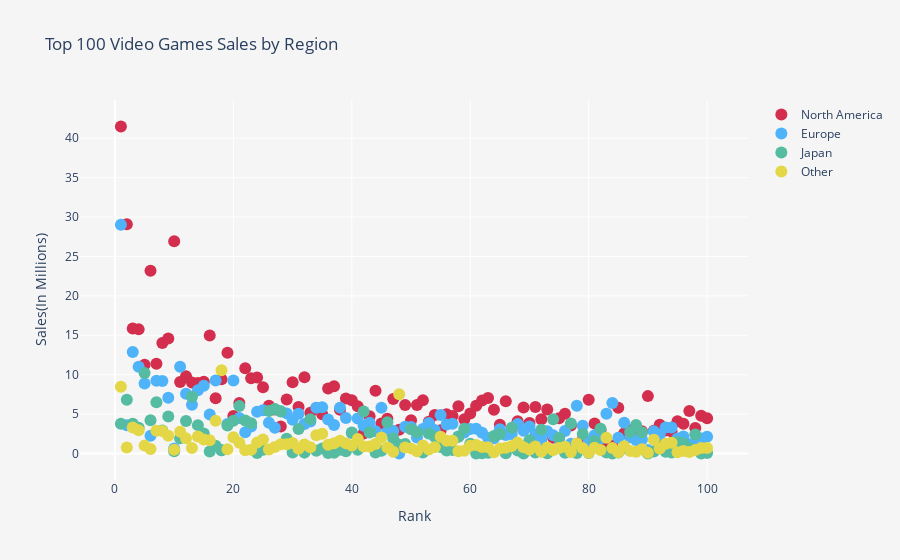

Notebook code for this chart:
### Code cell
import plotly.express as px

top100_games = df.head(100)

fig = go.Figure()

regions = ['NA_Sales', 'EU_Sales', 'JP_Sales', 'Other_Sales']
colors = ['#d32e4d', '#4fb3f9', '#55bca1', '#e4d747']
names = ['North America', 'Europe', 'Japan', 'Other']

for region, color, name in zip(regions, colors, names):
    fig.add_trace(go.Scatter(
        x=top100_games['Rank'],
        y=top100_games[region],
        mode='markers',
        marker=dict(color=color, size=12),
        name=name,
        text=top100_games['Name']
    ))

fig.update_layout(
    title='Top 100 Video Games Sales by Region',
    xaxis=dict(title='Rank'),
    yaxis=dict(title='Sales(In Millions)'),
    paper_bgcolor='#f5f5f5',
    plot_bgcolor='#f5f5f5',
    hovermode='x'
)

fig.show()

### Figure 1 — Plotly figure (JSON) as saved in the notebook; plotly's stock layout.template omitted (floating-point values rounded to 4 significant figures)
{"data": [{"marker": {"color": "#d32e4d", "size": 12}, "mode": "markers", "name": "North America", "text": ["Wii Sports", "Super Mario Bros.", "Mario Kart Wii", "Wii Sports Resort", "Pokemon Red/Pokemon Blue", "Tetris", "New Super Mario Bros.", "Wii Play", "New Super Mario Bros. Wii", "Duck Hunt", "Nintendogs", "Mario Kart DS", "Pokemon Gold/Pokemon Silver", "Wii Fit", "Wii Fit Plus", "Kinect Adventures!", "Grand Theft Auto V", "Grand Theft Auto: San Andreas", "Super Mario World", "Brain Age: Train Your Brain in Minutes a Day", "Pokemon Diamond/Pokemon Pearl", "Super Mario Land", "Super Mario Bros. 3", "Grand Theft Auto V", "Grand Theft Auto: Vice City", "Pokemon Ruby/Pokemon Sapphire", "Pokemon Black/Pokemon White", "Brain Age 2: More Training in Minutes a Day", "Gran Turismo 3: A-Spec", "Call of Duty: Modern Warfare 3", "Pokémon Yellow: Special Pikachu Edition", "Call of Duty: Black Ops", "Pokemon X/Pokemon Y", "Call of Duty: Black Ops 3", "Call of Duty: Black Ops II", "Call of Duty: Black Ops II", "Call of Duty: Modern Warfare 2", "Call of Duty: Modern Warfare 3", "Grand Theft Auto III", "Super Smash Bros. Brawl", "Call of Duty: Black Ops", "Animal Crossing: Wild World", "Mario Kart 7", "Halo 3", "Grand Theft Auto V", "Pokemon HeartGold/Pokemon SoulSilver", "Super Mario 64", "Gran Turismo 4", "Super Mario Galaxy", "Pokemon Omega Ruby/Pokemon Alpha Sapphire", "Super Mario Land 2: 6 Golden Coins", "Grand Theft Auto IV", "Gran Turismo", "Super Mario 3D Land", "Gran Turismo 5", "Call of Duty: Modern Warfare 2", "Grand Theft Auto IV", "Super Mario All-Stars", "Pokemon FireRed/Pokemon LeafGreen", "Super Mario 64", "Just Dance 3", "Call of Duty: Ghosts", "Halo: Reach", "Mario Kart 64", "New Super Mario Bros. 2", "Halo 4", "Final Fantasy VII", "Call of Duty: Ghosts", "Just Dance 2", "Gran Turismo 2", "Call of Duty 4: Modern Warfare", "Donkey Kong Country", "Minecraft", "Animal Crossing: New Leaf", "Mario Party DS", "The Elder Scrolls V: Skyrim", "Super Mario Kart", "FIFA 16", "Wii Party", "Halo 2", "Mario Party 8", "Pokemon Black 2/Pokemon White 2", "FIFA Soccer 13", "The Sims 3", "GoldenEye 007", "Mario & Sonic at the Olympic Games", "Final Fantasy X", "Final Fantasy VIII", "Pokémon Platinum Version", "Pac-Man", "Grand Theft Auto: Liberty City Stories", "Super Mario Galaxy 2", "Star Wars Battlefront (2015)", "Call of Duty: Advanced Warfare", "The Legend of Zelda: Ocarina of Time", "Crash Bandicoot 2: Cortex Strikes Back", "Super Mario Bros. 2", "Super Smash Bros. for Wii U and 3DS", "Call of Duty: World at War", "Battlefield 3"], "type": "scatter", "x": [1, 2, 3, 4, 5, 6, 7, 8, 9, 10, 11, 12, 13, 14, 15, 16, 17, 18, 19, 20, 21, 22, 23, 24, 25, 26, 27, 28, 29, 30, 31, 32, 33, 34, 35, 36, 37, 38, 39, 40, 41, 42, 43, 44, 45, 46, 47, 48, 49, 50, 51, 52, 53, 54, 55, 56, 57, 58, 59, 60, 61, 62, 63, 64, 65, 66, 67, 68, 69, 70, 71, 72, 73, 74, 75, 76, 77, 78, 79, 80, 81, 82, 83, 84, 85, 86, 87, 88, 89, 90, 91, 92, 93, 94, 95, 96, 97, 98, 99, 100], "y": [41.49, 29.08, 15.85, 15.75, 11.27, 23.2, 11.38, 14.03, 14.59, 26.93, 9.07, 9.81, 9, 8.94, 9.09, 14.97, 7.01, 9.43, 12.78, 4.75, 6.42, 10.83, 9.54, 9.63, 8.41, 6.06, 5.57, 3.44, 6.85, 9.03, 5.89, 9.67, 5.17, 5.77, 4.99, 8.25, 8.52, 5.54, 6.99, 6.75, 5.98, 2.55, 4.74, 7.97, 3.8, 4.4, 6.91, 3.01, 6.16, 4.23, 6.16, 6.76, 4.02, 4.89, 2.96, 4.99, 4.76, 5.99, 4.34, 5.08, 6.05, 6.72, 7.03, 5.55, 3.66, 6.63, 3.01, 4.09, 5.84, 3.88, 5.91, 4.36, 5.58, 2.01, 4.46, 5.03, 3.54, 1.11, 1.79, 6.82, 3.81, 2.91, 1.06, 0.98, 5.8, 2.58, 2.91, 2.28, 2.82, 7.28, 2.9, 3.66, 2.93, 2.8, 4.1, 3.78, 5.39, 3.24, 4.79, 4.46]}, {"marker": {"color": "#4fb3f9", "size": 12}, "mode": "markers", "name": "Europe", "text": ["Wii Sports", "Super Mario Bros.", "Mario Kart Wii", "Wii Sports Resort", "Pokemon Red/Pokemon Blue", "Tetris", "New Super Mario Bros.", "Wii Play", "New Super Mario Bros. Wii", "Duck Hunt", "Nintendogs", "Mario Kart DS", "Pokemon Gold/Pokemon Silver", "Wii Fit", "Wii Fit Plus", "Kinect Adventures!", "Grand Theft Auto V", "Grand Theft Auto: San Andreas", "Super Mario World", "Brain Age: Train Your Brain in Minutes a Day", "Pokemon Diamond/Pokemon Pearl", "Super Mario Land", "Super Mario Bros. 3", "Grand Theft Auto V", "Grand Theft Auto: Vice City", "Pokemon Ruby/Pokemon Sapphire", "Pokemon Black/Pokemon White", "Brain Age 2: More Training in Minutes a Day", "Gran Turismo 3: A-Spec", "Call of Duty: Modern Warfare 3", "Pokémon Yellow: Special Pikachu Edition", "Call of Duty: Black Ops", "Pokemon X/Pokemon Y", "Call of Duty: Black Ops 3", "Call of Duty: Black Ops II", "Call of Duty: Black Ops II", "Call of Duty: Modern Warfare 2", "Call of Duty: Modern Warfare 3", "Grand Theft Auto III", "Super Smash Bros. Brawl", "Call of Duty: Black Ops", "Animal Crossing: Wild World", "Mario Kart 7", "Halo 3", "Grand Theft Auto V", "Pokemon HeartGold/Pokemon SoulSilver", "Super Mario 64", "Gran Turismo 4", "Super Mario Galaxy", "Pokemon Omega Ruby/Pokemon Alpha Sapphire", "Super Mario Land 2: 6 Golden Coins", "Grand Theft Auto IV", "Gran Turismo", "Super Mario 3D Land", "Gran Turismo 5", "Call of Duty: Modern Warfare 2", "Grand Theft Auto IV", "Super Mario All-Stars", "Pokemon FireRed/Pokemon LeafGreen", "Super Mario 64", "Just Dance 3", "Call of Duty: Ghosts", "Halo: Reach", "Mario Kart 64", "New Super Mario Bros. 2", "Halo 4", "Final Fantasy VII", "Call of Duty: Ghosts", "Just Dance 2", "Gran Turismo 2", "Call of Duty 4: Modern Warfare", "Donkey Kong Country", "Minecraft", "Animal Crossing: New Leaf", "Mario Party DS", "The Elder Scrolls V: Skyrim", "Super Mario Kart", "FIFA 16", "Wii Party", "Halo 2", "Mario Party 8", "Pokemon Black 2/Pokemon White 2", "FIFA Soccer 13", "The Sims 3", "GoldenEye 007", "Mario & Sonic at the Olympic Games", "Final Fantasy X", "Final Fantasy VIII", "Pokémon Platinum Version", "Pac-Man", "Grand Theft Auto: Liberty City Stories", "Super Mario Galaxy 2", "Star Wars Battlefront (2015)", "Call of Duty: Advanced Warfare", "The Legend of Zelda: Ocarina of Time", "Crash Bandicoot 2: Cortex Strikes Back", "Super Mario Bros. 2", "Super Smash Bros. for Wii U and 3DS", "Call of Duty: World at War", "Battlefield 3"], "type": "scatter", "x": [1, 2, 3, 4, 5, 6, 7, 8, 9, 10, 11, 12, 13, 14, 15, 16, 17, 18, 19, 20, 21, 22, 23, 24, 25, 26, 27, 28, 29, 30, 31, 32, 33, 34, 35, 36, 37, 38, 39, 40, 41, 42, 43, 44, 45, 46, 47, 48, 49, 50, 51, 52, 53, 54, 55, 56, 57, 58, 59, 60, 61, 62, 63, 64, 65, 66, 67, 68, 69, 70, 71, 72, 73, 74, 75, 76, 77, 78, 79, 80, 81, 82, 83, 84, 85, 86, 87, 88, 89, 90, 91, 92, 93, 94, 95, 96, 97, 98, 99, 100], "y": [29.02, 3.58, 12.88, 11.01, 8.89, 2.26, 9.23, 9.2, 7.06, 0.63, 11, 7.57, 6.18, 8.03, 8.59, 4.94, 9.27, 0.4, 3.75, 9.26, 4.52, 2.71, 3.44, 5.31, 5.49, 3.9, 3.28, 5.36, 5.09, 4.28, 5.04, 3.73, 4.05, 5.81, 5.88, 4.3, 3.63, 5.82, 4.51, 2.61, 4.44, 3.52, 3.91, 2.83, 5.81, 2.77, 2.85, 0.01, 3.4, 3.37, 2.04, 3.1, 3.87, 2.99, 4.88, 3.69, 3.76, 2.15, 2.65, 3.11, 3.15, 2.63, 1.98, 1.94, 3.07, 2.36, 2.47, 3.73, 2.89, 3.42, 2.38, 1.71, 2.83, 2.32, 1.88, 2.86, 1.24, 6.06, 3.53, 1.53, 2.3, 1.86, 5.05, 6.42, 2.01, 3.9, 2.07, 1.72, 1.78, 0.45, 2.83, 2.42, 3.29, 3.3, 1.89, 2.17, 1.18, 1.35, 1.9, 2.13]}, {"marker": {"color": "#55bca1", "size": 12}, "mode": "markers", "name": "Japan", "text": ["Wii Sports", "Super Mario Bros.", "Mario Kart Wii", "Wii Sports Resort", "Pokemon Red/Pokemon Blue", "Tetris", "New Super Mario Bros.", "Wii Play", "New Super Mario Bros. Wii", "Duck Hunt", "Nintendogs", "Mario Kart DS", "Pokemon Gold/Pokemon Silver", "Wii Fit", "Wii Fit Plus", "Kinect Adventures!", "Grand Theft Auto V", "Grand Theft Auto: San Andreas", "Super Mario World", "Brain Age: Train Your Brain in Minutes a Day", "Pokemon Diamond/Pokemon Pearl", "Super Mario Land", "Super Mario Bros. 3", "Grand Theft Auto V", "Grand Theft Auto: Vice City", "Pokemon Ruby/Pokemon Sapphire", "Pokemon Black/Pokemon White", "Brain Age 2: More Training in Minutes a Day", "Gran Turismo 3: A-Spec", "Call of Duty: Modern Warfare 3", "Pokémon Yellow: Special Pikachu Edition", "Call of Duty: Black Ops", "Pokemon X/Pokemon Y", "Call of Duty: Black Ops 3", "Call of Duty: Black Ops II", "Call of Duty: Black Ops II", "Call of Duty: Modern Warfare 2", "Call of Duty: Modern Warfare 3", "Grand Theft Auto III", "Super Smash Bros. Brawl", "Call of Duty: Black Ops", "Animal Crossing: Wild World", "Mario Kart 7", "Halo 3", "Grand Theft Auto V", "Pokemon HeartGold/Pokemon SoulSilver", "Super Mario 64", "Gran Turismo 4", "Super Mario Galaxy", "Pokemon Omega Ruby/Pokemon Alpha Sapphire", "Super Mario Land 2: 6 Golden Coins", "Grand Theft Auto IV", "Gran Turismo", "Super Mario 3D Land", "Gran Turismo 5", "Call of Duty: Modern Warfare 2", "Grand Theft Auto IV", "Super Mario All-Stars", "Pokemon FireRed/Pokemon LeafGreen", "Super Mario 64", "Just Dance 3", "Call of Duty: Ghosts", "Halo: Reach", "Mario Kart 64", "New Super Mario Bros. 2", "Halo 4", "Final Fantasy VII", "Call of Duty: Ghosts", "Just Dance 2", "Gran Turismo 2", "Call of Duty 4: Modern Warfare", "Donkey Kong Country", "Minecraft", "Animal Crossing: New Leaf", "Mario Party DS", "The Elder Scrolls V: Skyrim", "Super Mario Kart", "FIFA 16", "Wii Party", "Halo 2", "Mario Party 8", "Pokemon Black 2/Pokemon White 2", "FIFA Soccer 13", "The Sims 3", "GoldenEye 007", "Mario & Sonic at the Olympic Games", "Final Fantasy X", "Final Fantasy VIII", "Pokémon Platinum Version", "Pac-Man", "Grand Theft Auto: Liberty City Stories", "Super Mario Galaxy 2", "Star Wars Battlefront (2015)", "Call of Duty: Advanced Warfare", "The Legend of Zelda: Ocarina of Time", "Crash Bandicoot 2: Cortex Strikes Back", "Super Mario Bros. 2", "Super Smash Bros. for Wii U and 3DS", "Call of Duty: World at War", "Battlefield 3"], "type": "scatter", "x": [1, 2, 3, 4, 5, 6, 7, 8, 9, 10, 11, 12, 13, 14, 15, 16, 17, 18, 19, 20, 21, 22, 23, 24, 25, 26, 27, 28, 29, 30, 31, 32, 33, 34, 35, 36, 37, 38, 39, 40, 41, 42, 43, 44, 45, 46, 47, 48, 49, 50, 51, 52, 53, 54, 55, 56, 57, 58, 59, 60, 61, 62, 63, 64, 65, 66, 67, 68, 69, 70, 71, 72, 73, 74, 75, 76, 77, 78, 79, 80, 81, 82, 83, 84, 85, 86, 87, 88, 89, 90, 91, 92, 93, 94, 95, 96, 97, 98, 99, 100], "y": [3.77, 6.81, 3.79, 3.28, 10.22, 4.22, 6.5, 2.93, 4.7, 0.28, 1.93, 4.13, 7.2, 3.6, 2.53, 0.24, 0.97, 0.41, 3.54, 4.16, 6.04, 4.18, 3.84, 0.06, 0.47, 5.38, 5.65, 5.32, 1.87, 0.13, 3.12, 0.11, 4.34, 0.35, 0.65, 0.07, 0.08, 0.49, 0.3, 2.66, 0.48, 5.33, 2.67, 0.13, 0.36, 3.96, 1.91, 1.1, 1.2, 3.08, 2.69, 0.14, 2.54, 2.13, 0.81, 0.38, 0.44, 2.12, 3.15, 1.25, 0, 0.04, 0.08, 2.23, 2.47, 0.04, 3.28, 0.38, 0.01, 1.69, 0.13, 3, 0.02, 4.36, 1.98, 0.1, 3.81, 0.06, 2.49, 0.05, 1.58, 3.14, 0.13, 0, 0.13, 0.66, 2.73, 3.63, 2.69, 0, 0.24, 0.98, 0.22, 0.14, 1.45, 1.31, 0.7, 2.42, 0, 0.06]}, {"marker": {"color": "#e4d747", "size": 12}, "mode": "markers", "name": "Other", "text": ["Wii Sports", "Super Mario Bros.", "Mario Kart Wii", "Wii Sports Resort", "Pokemon Red/Pokemon Blue", "Tetris", "New Super Mario Bros.", "Wii Play", "New Super Mario Bros. Wii", "Duck Hunt", "Nintendogs", "Mario Kart DS", "Pokemon Gold/Pokemon Silver", "Wii Fit", "Wii Fit Plus", "Kinect Adventures!", "Grand Theft Auto V", "Grand Theft Auto: San Andreas", "Super Mario World", "Brain Age: Train Your Brain in Minutes a Day", "Pokemon Diamond/Pokemon Pearl", "Super Mario Land", "Super Mario Bros. 3", "Grand Theft Auto V", "Grand Theft Auto: Vice City", "Pokemon Ruby/Pokemon Sapphire", "Pokemon Black/Pokemon White", "Brain Age 2: More Training in Minutes a Day", "Gran Turismo 3: A-Spec", "Call of Duty: Modern Warfare 3", "Pokémon Yellow: Special Pikachu Edition", "Call of Duty: Black Ops", "Pokemon X/Pokemon Y", "Call of Duty: Black Ops 3", "Call of Duty: Black Ops II", "Call of Duty: Black Ops II", "Call of Duty: Modern Warfare 2", "Call of Duty: Modern Warfare 3", "Grand Theft Auto III", "Super Smash Bros. Brawl", "Call of Duty: Black Ops", "Animal Crossing: Wild World", "Mario Kart 7", "Halo 3", "Grand Theft Auto V", "Pokemon HeartGold/Pokemon SoulSilver", "Super Mario 64", "Gran Turismo 4", "Super Mario Galaxy", "Pokemon Omega Ruby/Pokemon Alpha Sapphire", "Super Mario Land 2: 6 Golden Coins", "Grand Theft Auto IV", "Gran Turismo", "Super Mario 3D Land", "Gran Turismo 5", "Call of Duty: Modern Warfare 2", "Grand Theft Auto IV", "Super Mario All-Stars", "Pokemon FireRed/Pokemon LeafGreen", "Super Mario 64", "Just Dance 3", "Call of Duty: Ghosts", "Halo: Reach", "Mario Kart 64", "New Super Mario Bros. 2", "Halo 4", "Final Fantasy VII", "Call of Duty: Ghosts", "Just Dance 2", "Gran Turismo 2", "Call of Duty 4: Modern Warfare", "Donkey Kong Country", "Minecraft", "Animal Crossing: New Leaf", "Mario Party DS", "The Elder Scrolls V: Skyrim", "Super Mario Kart", "FIFA 16", "Wii Party", "Halo 2", "Mario Party 8", "Pokemon Black 2/Pokemon White 2", "FIFA Soccer 13", "The Sims 3", "GoldenEye 007", "Mario & Sonic at the Olympic Games", "Final Fantasy X", "Final Fantasy VIII", "Pokémon Platinum Version", "Pac-Man", "Grand Theft Auto: Liberty City Stories", "Super Mario Galaxy 2", "Star Wars Battlefront (2015)", "Call of Duty: Advanced Warfare", "The Legend of Zelda: Ocarina of Time", "Crash Bandicoot 2: Cortex Strikes Back", "Super Mario Bros. 2", "Super Smash Bros. for Wii U and 3DS", "Call of Duty: World at War", "Battlefield 3"], "type": "scatter", "x": [1, 2, 3, 4, 5, 6, 7, 8, 9, 10, 11, 12, 13, 14, 15, 16, 17, 18, 19, 20, 21, 22, 23, 24, 25, 26, 27, 28, 29, 30, 31, 32, 33, 34, 35, 36, 37, 38, 39, 40, 41, 42, 43, 44, 45, 46, 47, 48, 49, 50, 51, 52, 53, 54, 55, 56, 57, 58, 59, 60, 61, 62, 63, 64, 65, 66, 67, 68, 69, 70, 71, 72, 73, 74, 75, 76, 77, 78, 79, 80, 81, 82, 83, 84, 85, 86, 87, 88, 89, 90, 91, 92, 93, 94, 95, 96, 97, 98, 99, 100], "y": [8.46, 0.77, 3.31, 2.96, 1, 0.58, 2.9, 2.85, 2.26, 0.47, 2.75, 1.92, 0.71, 2.15, 1.79, 1.67, 4.14, 10.57, 0.55, 2.05, 1.37, 0.42, 0.46, 1.38, 1.78, 0.5, 0.82, 1.18, 1.16, 1.32, 0.59, 1.13, 0.79, 2.31, 2.52, 1.12, 1.29, 1.62, 1.3, 1.02, 1.83, 0.88, 0.89, 1.21, 2.02, 0.77, 0.23, 7.53, 0.76, 0.65, 0.29, 1.03, 0.52, 0.78, 2.12, 1.63, 1.62, 0.29, 0.35, 0.98, 1.07, 0.82, 0.78, 0.15, 0.63, 0.73, 0.96, 1.38, 0.78, 0.5, 0.9, 0.23, 0.77, 0.41, 0.7, 0.85, 0.18, 1.26, 0.68, 0.08, 0.73, 0.43, 2.01, 0.71, 0.15, 0.91, 0.33, 0.23, 0.55, 0.08, 1.75, 0.64, 1.23, 1.37, 0.16, 0.31, 0.19, 0.43, 0.69, 0.69]}], "layout": {"hovermode": "x", "paper_bgcolor": "#f5f5f5", "plot_bgcolor": "#f5f5f5", "title": {"text": "Top 100 Video Games Sales by Region"}, "xaxis": {"title": {"text": "Rank"}}, "yaxis": {"title": {"text": "Sales(In Millions)"}}}}
